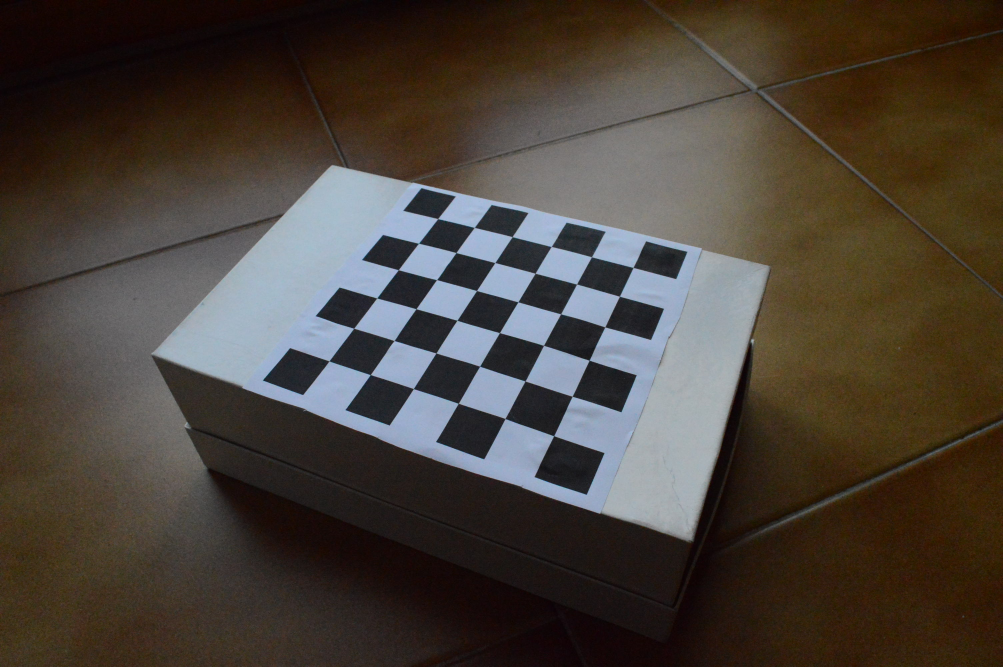
#> input picture images/DSC_8593.JPG, 3008 x 2000 px (shown at 1/3 size); its folder holds only this picture in this run
$ python calibrate_dslr_pics.py
#> lines starting #> are read from the running program, lines starting #| are printed output that depends on the picture; long printed decimals are rounded
import numpy as np
import cv2
import glob # unix-like pathname pattern expansion
import pickle # serializing and de-serializing Python object structures
import os

# ===== Settings =====
imgsfolder = "images" # folder containing the images
chessboardSize = (6, 6) # number of INNER CORNERS of the checkerboard
squareSize = 0.024 # size of the squares in meters
criteria = (cv2.TERM_CRITERIA_EPS + cv2.TERM_CRITERIA_MAX_ITER, 30, 0.001) # termination criteria for the subpixel iterative algorithm
images = glob.glob(imgsfolder + '/*.JPG') # get all the images in the folder
flags = cv2.CALIB_CB_ADAPTIVE_THRESH + cv2.CALIB_CB_NORMALIZE_IMAGE  # flags for findChessboardCorners
# flags = cv2.CALIB_CB_ADAPTIVE_THRESH + cv2.CALIB_CB_NORMALIZE_IMAGE

# ===== Code =====

# create calibration folder if it doesn't exist
if not os.path.exists('calibration'):
    os.makedirs('calibration')
    print("calibration Directory created!")

# prepare object points, like (0,0,0), (1,0,0), (2,0,0) ....,(6,5,0)
objp = np.zeros((chessboardSize[0] * chessboardSize[1], 3), np.float32)
objp[:,:2] = np.mgrid[0:chessboardSize[0],0:chessboardSize[1]].T.reshape(-1,2)
objp = objp * squareSize

# Arrays to store object points and image points from all the images.
objpoints = [] # 3d point in real world space
imgpoints = [] # 2d points in image plane.

for fname in images:
    img = cv2.imread(fname)
#> img is the input picture: shape (2000, 3008, 3); mean B, G, R 57.6, 65.6, 73.7
    gray = cv2.cvtColor(img, cv2.COLOR_BGR2GRAY) # opencv uses BGR instead of RGB
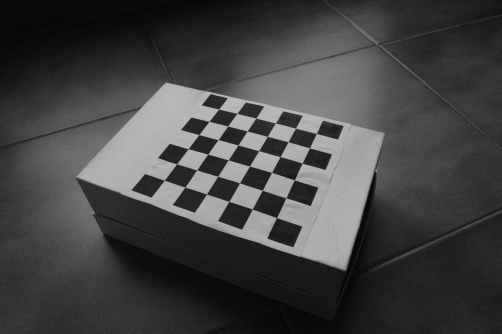
#> gray: shape (2000, 3008) (shown at 1/6 size); min 2, max 195, mean 67.1

    # Find the chess board corners
    ret, corners = cv2.findChessboardCorners(gray, chessboardSize, flags) # could add flags from the documentation
#> ret = True; corners = 36 rows, first 8: [1313.9, 656.8], [1423.4, 683.2], [1537.4, 710.7], [1654.6, 740.5], [1775.3, 771.1], [1900.1, 803.4], [1255.7, 730.9], [1369.3, 758.5]

    # If found, add object points, image points (after refining them)
    if ret:
        objpoints.append(objp)

        corners2 = cv2.cornerSubPix(gray, corners, (11,11), (-1,-1), criteria) # subpixel iterative algorithm
#> corners2 = 36 rows, first 8: [1314.1, 656.8], [1423.6, 683.2], [1537.4, 710.9], [1654.6, 740.4], [1775.4, 771.4], [1900.1, 803.3], [1256.4, 730.7], [1368.9, 758.6]
        imgpoints.append(corners2)

        # Draw and display the corners
        cv2.drawChessboardCorners(img, chessboardSize, corners2, ret)
        cv2.namedWindow('img', cv2.WINDOW_NORMAL)
        cv2.resizeWindow('img', 1920, 1080)
        cv2.imshow('img', img)
        cv2.waitKey(0)
    else:
        print('Chessboard not found in ' + fname)

cv2.destroyAllWindows()

# Calibrate the camera
frameSize = gray.shape[::-1]
ret, cameraMatrix, dist, rvecs, tvecs = cv2.calibrateCamera(objpoints, imgpoints, frameSize, None, None)
#> ret = 0.778; cameraMatrix = [[2055.7, 0, 1515.1], [0, 1733.5, 961.3], [0, 0, 1]]; dist = [[0.155, -3.76, 0.0506, -0.00408, 19.29]]; rvecs = ([-0.526, 0.17, 0.385],); tvecs = ([-0.0398, -0.0722, 0.4],)

# Save the camera calibration result for later use (rvecs and tvecs are not saved)
pickle.dump((cameraMatrix, dist), open( "calibration/calibration.pkl", "wb" )) # saves cameraMatrix and dist as tuple

# ===== Test the calibration =====

# first image of glob
img = cv2.imread(images[0])
h,  w = img.shape[:2]
newCameraMatrix, roi = cv2.getOptimalNewCameraMatrix(cameraMatrix, dist, (w,h), 1, (w,h))
#> newCameraMatrix = [[6110.1, 0, 1457.7], [0, 2194.7, 1074.9], [0, 0, 1]]; roi = (1113, 941, 712, 227)

# Undistort
dst = cv2.undistort(img, cameraMatrix, dist, None, newCameraMatrix)
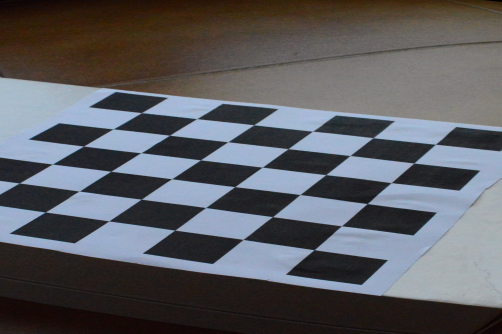
#> dst: shape (2000, 3008, 3) (shown at 1/6 size); mean B, G, R 97.1, 92.4, 91.5
cv2.imwrite('calibration/caliResult1.png', dst)

# Undistort with Remapping (alternative equivalent approach)
mapx, mapy = cv2.initUndistortRectifyMap(cameraMatrix, dist, None, newCameraMatrix, (w,h), 5)
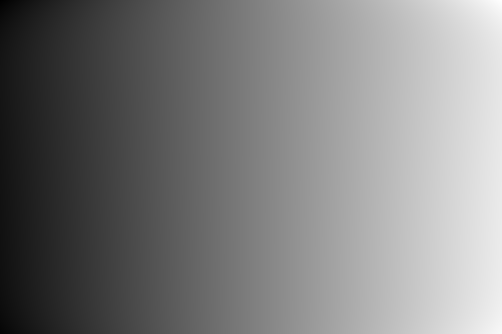
#> mapx: shape (2000, 3008) float32 (shown at 1/6 size); min 938.2, max 2132.9, mean 1529.6; drawn with min black and max white
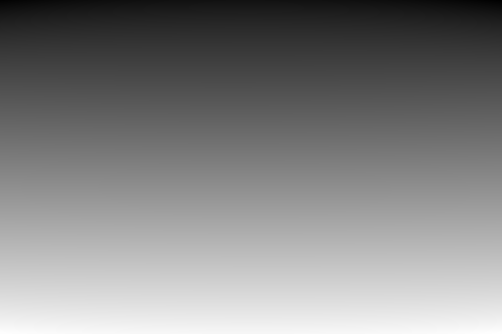
#> mapy: shape (2000, 3008) float32 (shown at 1/6 size); min -22.57, max 1807.4, mean 917.5; drawn with min black and max white
dst = cv2.remap(img, mapx, mapy, cv2.INTER_LINEAR)

# crop
x, y, wc, hc = roi
#> x = 1113; y = 941; wc = 712; hc = 227
dst = dst[y:y+hc, x:x+wc]
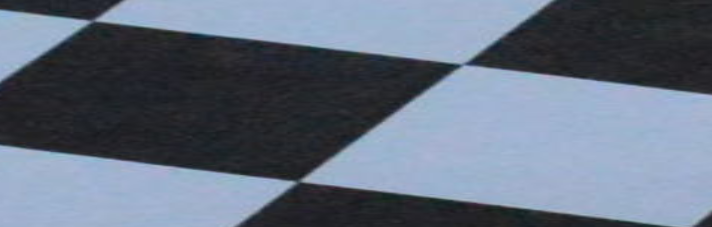
#> dst: shape (227, 712, 3); mean B, G, R 128, 111.4, 100.5
cv2.imwrite('calibration/caliResult2.png', dst)

# Reprojection Error (the closer to 0 the better)
mean_error = 0

for i in range(len(objpoints)):
    imgpoints2, _ = cv2.projectPoints(objpoints[i], rvecs[i], tvecs[i], cameraMatrix, dist) # project 3D points to the image plane
    error = cv2.norm(imgpoints[i], imgpoints2, cv2.NORM_L2)/len(imgpoints2)
    mean_error += error
#> this loop made 1 pass
#> (error, mean_error) on pass 1: (0.13, 0.13)
#> after the loop, mean_error = 0.13

print( "total error: {}".format(mean_error/len(objpoints)) )
#| total error: 0.1297

# Compute the focal length in mm for both specific sensor size and 35mm standard sensor size
def compute_focal_length(cameraMatrix, sensor_width_mm, sensor_height_mm, image_width_px, image_height_px):
    focal_length_px = (cameraMatrix[0, 0] + cameraMatrix[1, 1]) / 2
    sensor_diagonal_mm = (sensor_width_mm ** 2 + sensor_height_mm ** 2) ** 0.5
    image_diagonal_px = (image_width_px ** 2 + image_height_px ** 2) ** 0.5
    return (focal_length_px * sensor_diagonal_mm) / image_diagonal_px

sensor_sizes = [(23.2, 15.4), (36.0, 24.0)]  # specific sensor size and 35mm standard sensor size
for sensor_width_mm, sensor_height_mm in sensor_sizes:
    focal_length_mm = compute_focal_length(cameraMatrix, sensor_width_mm, sensor_height_mm, w, h)
    print("Focal length for sensor {:.1f}x{:.1f} mm: {:.2f} mm".format(sensor_width_mm, sensor_height_mm, focal_length_mm))
#> this loop made 2 passes
#> (focal_length_px in compute_focal_length, focal_length_mm) on passes 1 to 2: (1894.6, 14.61), (1894.6, 22.69)
#> (printed output is left out)

$ run again, on images/DSC_8597.JPG
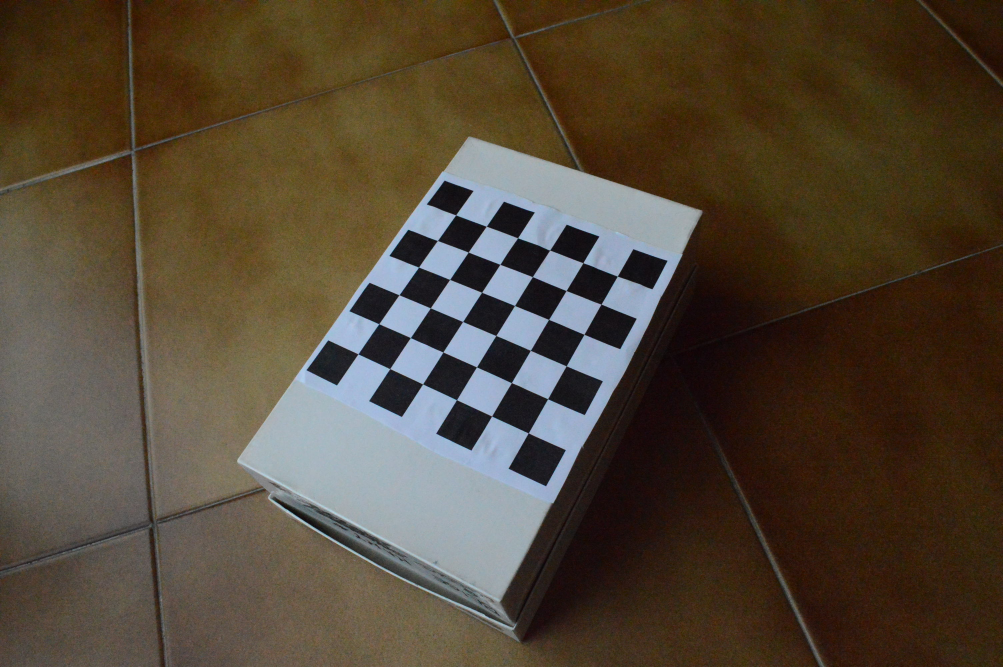
#> input picture images/DSC_8597.JPG, 3008 x 2000 px (shown at 1/3 size)
#> img is the input picture: shape (2000, 3008, 3); mean B, G, R 54, 70.1, 82.4
#> `gray = cv2.cvtColor(img, cv2.COLOR_BGR2GRAY)`:
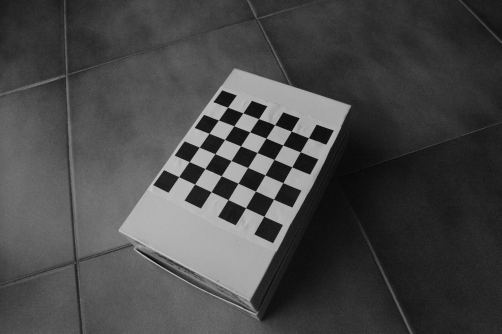
#> gray: shape (2000, 3008) (shown at 1/6 size); min 2, max 212, mean 72
#> `ret, corners = cv2.findChessboardCorners(gray, chessboardSize, flags)`: ret = True; corners = 36 rows, first 8: [1368.2, 645.6], [1459.9, 679.5], [1553.7, 714.4], [1650.1, 751.1], [1749.7, 789.3], [1852.3, 829.4], [1313.4, 722.5], [1405.5, 757.3]
#> corners2 = 36 rows, first 8: [1367.9, 645.6], [1459.7, 679.7], [1553.7, 714.4], [1649.9, 751.4], [1749.7, 789.2], [1852.7, 829.3], [1313.2, 722.5], [1405.5, 757.2]
#> `ret, cameraMatrix, dist, rvecs, tvecs = cv2.calibrateCamera(objpoints,..`: ret = 0.446; cameraMatrix = [[1831.9, 0, 1670.7], [0, 1709.6, 1104.7], [0, 0, 1]]; dist = [[-0.465, 4.01, 0.0239, -0.00354, -13.63]]; rvecs = ([-0.304, 0.131, 0.458],); tvecs = ([-0.0684, -0.113, 0.402],)
#> newCameraMatrix has the same summary as cameraMatrix; roi = (0, 0, 3007, 1999)
#> `mapx, mapy = cv2.initUndistortRectifyMap(cameraMatrix, dist, None, new..`:
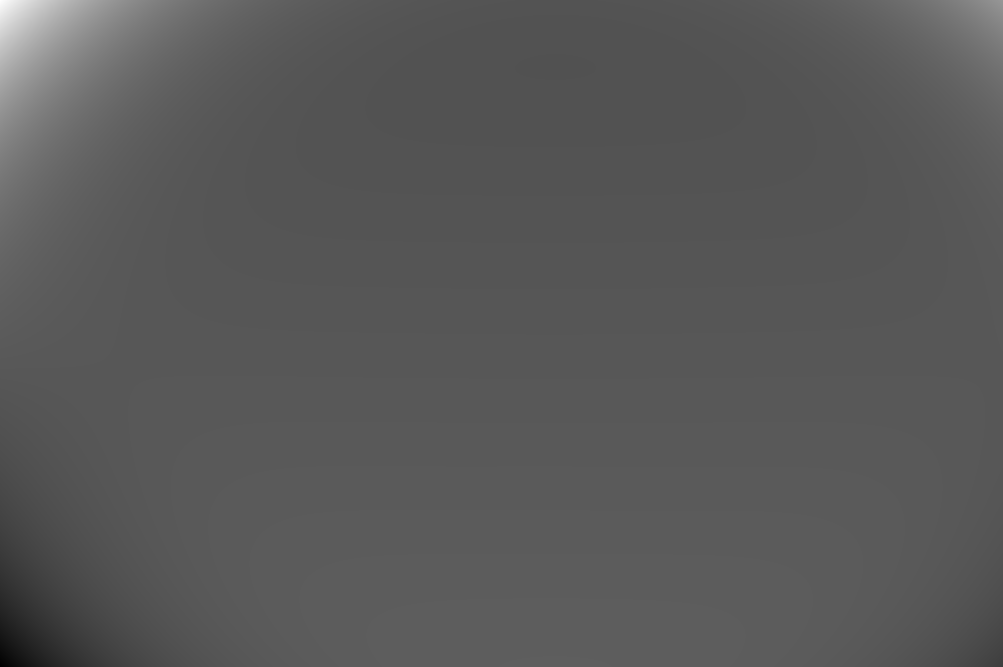
#> mapy: shape (2000, 3008) float32 (shown at 1/3 size); min -10470.3, max 23160.7, mean 1304.3; drawn with min black and max white
#> x = 0; wc = 3007; hc = 1999
#> the loop `for i in range(len(objpoints)):` made 1 pass
#> (error, mean_error) on pass 1: (0.0743, 0.0743)
#> after the loop `for i in range(len(objpoints)):`: mean_error = 0.0743
#| total error: 0.07429
#> the loop `for sensor_width_mm, sensor_height_mm in sensor_sizes:` made 2 passes
#> (focal_length_px in compute_focal_length, focal_length_mm) on passes 1 to 2: (1770.7, 13.65), (1770.7, 21.21)
#> (printed output is left out)

$ run again, on images/DSC_8598.JPG
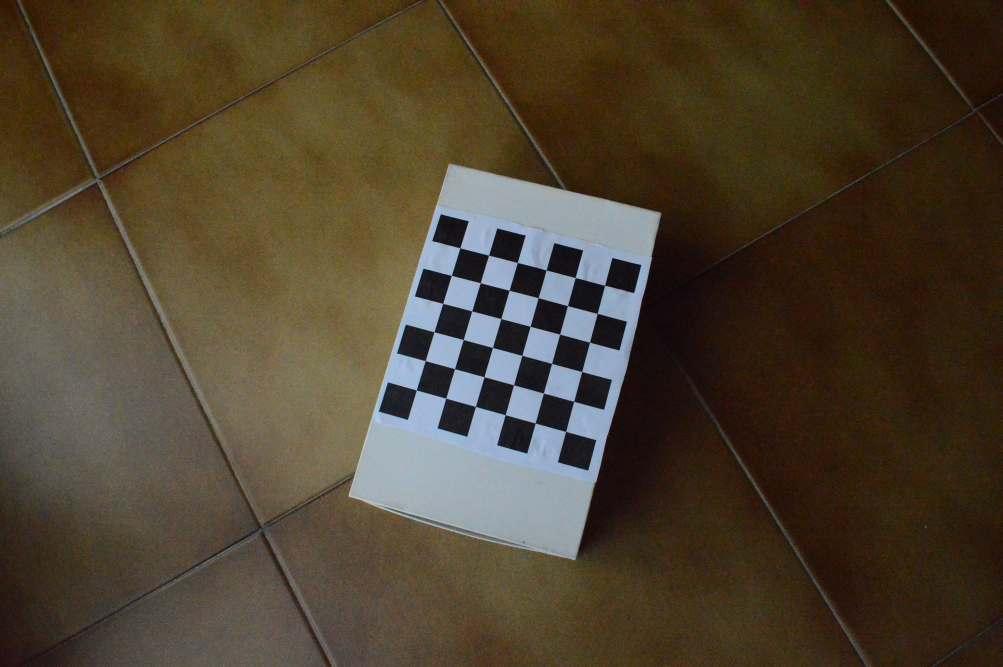
#> input picture images/DSC_8598.JPG, 3008 x 2000 px (shown at 1/3 size)
#> img is the input picture: shape (2000, 3008, 3); mean B, G, R 47.8, 66.1, 77.9
#> `ret, corners = cv2.findChessboardCorners(gray, chessboardSize, flags)`: ret = True; corners = 36 rows, first 8: [1380.7, 744.5], [1466.6, 766.1], [1552.9, 788.3], [1639.2, 810.8], [1726.5, 833.6], [1814.6, 856.9], [1354.9, 827.5], [1441.5, 849.1]
#> corners2 = 36 rows, first 8: [1380.6, 744.5], [1466.6, 766.4], [1552.9, 788.4], [1639.2, 810.9], [1726.5, 833.6], [1814.7, 856.8], [1355.1, 827.1], [1441.5, 849.2]
#> `ret, cameraMatrix, dist, rvecs, tvecs = cv2.calibrateCamera(objpoints,..`: ret = 0.274; cameraMatrix = [[2593.4, 0, 1575.5], [0, 2540, 865.7], [0, 0, 1]]; dist = [[0.795, -50.82, 0.0266, 0.0018, 852.6]]; rvecs = ([-0.182, 0.0618, 0.267],); tvecs = ([-0.0523, -0.0334, 0.698],)
#> newCameraMatrix = [[24790.8, 0, 1613], [0, 7407.5, 1449.8], [0, 0, 1]]; roi = (1509, 1419, 241, 53)
#> `mapx, mapy = cv2.initUndistortRectifyMap(cameraMatrix, dist, None, new..`:
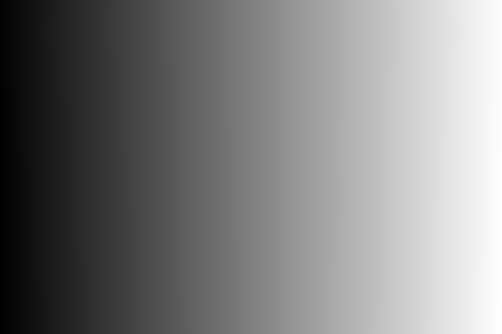
#> mapx: shape (2000, 3008) float32 (shown at 1/6 size); min 1405.6, max 1722.5, mean 1564.2; drawn with min black and max white
#> x = 1509; y = 1419; wc = 241; hc = 53
#> `dst = dst[y:y+hc, x:x+wc]`:
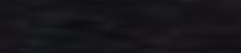
#> dst: shape (53, 241, 3); mean B, G, R 26.1, 21.2, 22.5
#> the loop `for i in range(len(objpoints)):` made 1 pass
#> (error, mean_error) on pass 1: (0.0456, 0.0456)
#> after the loop `for i in range(len(objpoints)):`: mean_error = 0.0456
#| total error: 0.04563
#> the loop `for sensor_width_mm, sensor_height_mm in sensor_sizes:` made 2 passes
#> (focal_length_px in compute_focal_length, focal_length_mm) on passes 1 to 2: (2566.7, 19.79), (2566.7, 30.74)
#> (printed output is left out)
